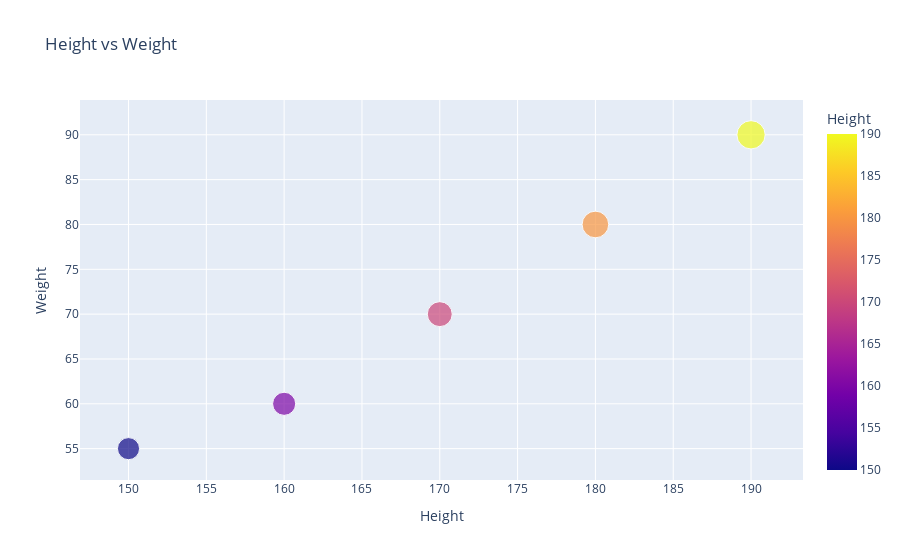

The notebook cell this image was saved under:
### Markdown cell above
Scatter Plot

### Code cell
# Sample Data
data = {
    'Height': [150, 160, 170, 180, 190],
    'Weight': [55, 60, 70, 80, 90]
}

df = pd.DataFrame(data)

# Create Scatter Plot
fig = px.scatter(df, x='Height', y='Weight', title='Height vs Weight', size='Weight', color='Height')
fig.show()

### Figure 1 — Plotly figure (JSON) as saved in the notebook; plotly's stock layout.template omitted (floating-point values rounded to 4 significant figures)
{"data": [{"hovertemplate": "Height=%{marker.color}<br>Weight=%{marker.size}<extra></extra>", "legendgroup": "", "marker": {"color": [150, 160, 170, 180, 190], "coloraxis": "coloraxis", "size": [55, 60, 70, 80, 90], "sizemode": "area", "sizeref": 0.225, "symbol": "circle"}, "mode": "markers", "name": "", "orientation": "v", "showlegend": false, "type": "scatter", "x": [150, 160, 170, 180, 190], "xaxis": "x", "y": [55, 60, 70, 80, 90], "yaxis": "y"}], "layout": {"autosize": true, "coloraxis": {"colorbar": {"title": {"text": "Height"}}, "colorscale": [[0, "#0d0887"], [0.1111, "#46039f"], [0.2222, "#7201a8"], [0.3333, "#9c179e"], [0.4444, "#bd3786"], [0.5556, "#d8576b"], [0.6667, "#ed7953"], [0.7778, "#fb9f3a"], [0.8889, "#fdca26"], [1, "#f0f921"]]}, "legend": {"itemsizing": "constant", "tracegroupgap": 0}, "title": {"text": "Height vs Weight"}, "xaxis": {"anchor": "y", "autorange": true, "domain": [0, 1], "range": [146.5, 193.8], "title": {"text": "Height"}, "type": "linear"}, "yaxis": {"anchor": "x", "autorange": true, "domain": [0, 1], "range": [49.41, 96.49], "title": {"text": "Weight"}, "type": "linear"}}}
